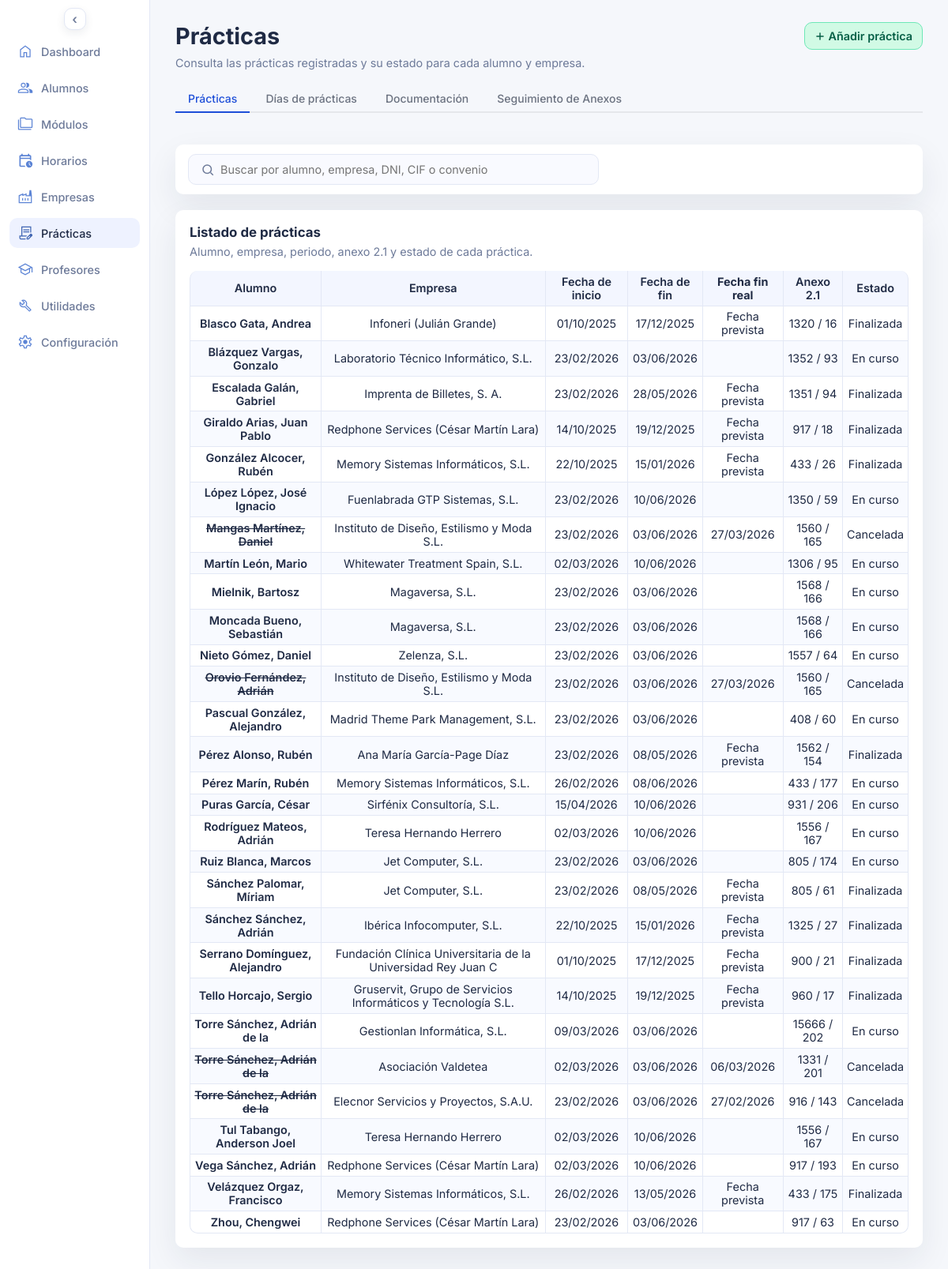
The page /practicas.php on the database as committed earlier.
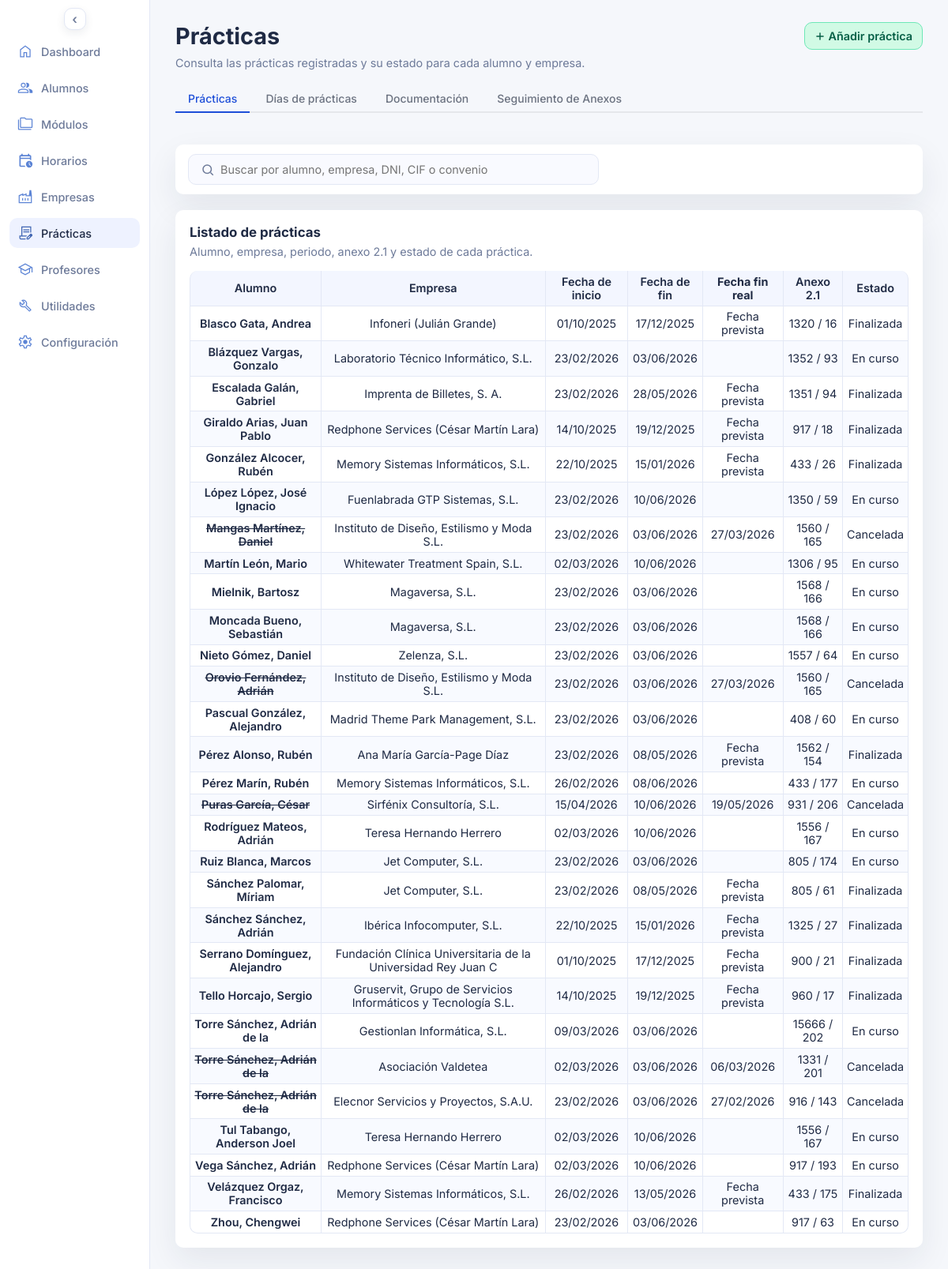
The same page on the database as committed later.
### tables this page shows
CREATE TABLE `practicas` (
  `id_practica` int UNSIGNED NOT NULL,
  `id_alumno` int UNSIGNED NOT NULL,
  `id_empresa` int UNSIGNED NOT NULL,
  `id_direccion` int UNSIGNED DEFAULT NULL,
  `id_empresa_tutor` int UNSIGNED DEFAULT NULL,
  `anexo` smallint UNSIGNED DEFAULT NULL,
  `fecha_inicio` date DEFAULT NULL,
  `fecha_fin` date DEFAULT NULL,
  `fecha_fin_real` date DEFAULT NULL,
  `motivo_exclusion` varchar(60) DEFAULT NULL,
  `id_practica_anterior` int UNSIGNED DEFAULT NULL,
  `dias_extra` tinyint UNSIGNED NOT NULL DEFAULT '0',
  `fecha_fin_extra` date DEFAULT NULL,
  `horas` smallint UNSIGNED NOT NULL DEFAULT '0',
  `circ_excep` tinyint(1) NOT NULL DEFAULT '0',
  `cancelada` tinyint(1) NOT NULL DEFAULT '0',
  `horas_hechas` smallint UNSIGNED NOT NULL DEFAULT '0',
  `mayor_edad` tinyint(1) NOT NULL DEFAULT '0',
  `instrucciones` text,
  `observaciones` text
);

CREATE TABLE `alumnos` (
  `id_alumno` int UNSIGNED NOT NULL,
  `nia` varchar(20) DEFAULT NULL,
  `dni` varchar(20) DEFAULT NULL,
  `seg_soc` varchar(20) DEFAULT NULL,
  `apellido1` varchar(60) NOT NULL,
  `apellido2` varchar(60) DEFAULT NULL,
  `nombre` varchar(60) NOT NULL,
  `fecha_nacimiento` date DEFAULT NULL,
  `horas_ffe_aprobadas` smallint UNSIGNED DEFAULT NULL,
  `id_provincia` int UNSIGNED DEFAULT NULL,
  `id_localidad` int UNSIGNED DEFAULT NULL,
  `cp` varchar(10) DEFAULT NULL,
  `repite_curso` tinyint(1) DEFAULT '0',
  `nombre_tutor1` varchar(60) DEFAULT NULL,
  `telefono_tutor1` varchar(20) DEFAULT NULL,
  `correo_tutor1` varchar(150) DEFAULT NULL,
  `nombre_tutor2` varchar(60) DEFAULT NULL,
  `telefono_tutor2` varchar(20) DEFAULT NULL,
  `correo_tutor2` varchar(150) DEFAULT NULL,
  `faltas_10_dia` date DEFAULT NULL,
  `faltas_10_cantidad` smallint UNSIGNED NOT NULL DEFAULT '0',
  `faltas_15_dia` date DEFAULT NULL,
  `faltas_15_cantidad` smallint UNSIGNED NOT NULL DEFAULT '0',
  `comentarios` text
);

CREATE TABLE `empresas` (
  `id_empresa` int UNSIGNED NOT NULL,
  `cif` varchar(20) DEFAULT NULL,
  `nombre` varchar(60) NOT NULL,
  `apellido1` varchar(60) DEFAULT NULL,
  `apellido2` varchar(60) DEFAULT NULL,
  `nombre_comercial` varchar(150) DEFAULT NULL,
  `convenio` smallint UNSIGNED DEFAULT NULL,
  `notas` text
);

### practicas.php (the view, shortened to what the changed rows need)
<?php
$allowed_orders = ['alumno', 'empresa', 'fecha_inicio', 'fecha_fin', 'anexo', 'estado'];
$order_param = (string) ($_GET['orden'] ?? 'alumno');
$current_order = in_array($order_param, $allowed_orders, true) ? $order_param : 'alumno';
function format_date(?string $value, string $fallback = 'No disponible'): string
{
  $date = DateTime::createFromFormat('Y-m-d', $value);
  if ($date !== false && $date->format('Y-m-d') === $value) {
    return $date->format('d/m/Y');
  }
  return $value;
}
function calculate_practice_status(array $practice): string
{
  if ((int) ($practice['cancelada'] ?? 0) === 1) {
    return 'Cancelada';
  }
  $fecha_inicio = $practice['fecha_inicio'] ?? null;
  $fecha_fin_efectiva = $practice['fecha_fin_extra'] ?? $practice['fecha_fin'] ?? null;
  $today = (new DateTimeImmutable('today'))->format('Y-m-d');
  if ($today <= $fecha_fin_efectiva) {
    return 'En curso';
  }
  return 'Finalizada';
}
function build_order_url(string $order): string
{
  $params = $_GET;
  $params['orden'] = $order;
  unset($params['ajax']);
  $query = http_build_query($params);
  return 'practicas.php' . ($query !== '' ? '?' . $query : '');
}
$filters = [];
$params = [];
$where_clause = $filters ? 'WHERE ' . implode(' AND ', $filters) : '';
$order_clause = match ($current_order) {
  'empresa' => 'ORDER BY e.nombre ASC, e.apellido1 ASC, e.apellido2 ASC, p.id_practica DESC',
  'fecha_inicio' => 'ORDER BY p.fecha_inicio ASC, p.id_practica DESC',
  'fecha_fin' => 'ORDER BY COALESCE(p.fecha_fin_extra, p.fecha_fin) ASC, p.id_practica DESC',
  'anexo' => 'ORDER BY CAST(p.anexo AS UNSIGNED) ASC, p.id_practica DESC',
  'estado' => "ORDER BY CASE
    WHEN p.cancelada = 1 THEN 1
    WHEN p.fecha_inicio IS NULL OR COALESCE(p.fecha_fin_extra, p.fecha_fin) IS NULL THEN 2
    WHEN CURDATE() < p.fecha_inicio THEN 3
    WHEN CURDATE() <= COALESCE(p.fecha_fin_extra, p.fecha_fin) THEN 4
    ELSE 5
  END ASC, p.id_practica DESC",
  default => 'ORDER BY a.apellido1 ASC, a.apellido2 ASC, a.nombre ASC, p.id_practica DESC',
};
$practices_stmt->execute($params);
$practices = $practices_stmt->fetchAll();
function render_practice_rows(array $practices): string
{
  $format_person_display_name = static function (?string $full_name): string {
    $parts = preg_split('/\s+/', trim((string) $full_name)) ?: [];
    $parts = array_values(array_filter($parts, static fn ($part) => $part !== ''));
    if ($parts === []) {
      return 'No disponible';
    }
    if (count($parts) === 1) {
      return $parts[0];
    }
    return $parts[0] . ' ' . $parts[1];
  };
  if (!$practices): ?>
    <tr>
      <td colspan="7">No hay prácticas para los filtros seleccionados.</td>
    </tr>
  <?php else: ?>
    <?php foreach ($practices as $practice): ?>
      <?php
        $alumno_apellido2 = trim((string) ($practice['alumno_apellido2'] ?? ''));
        $alumno_apellidos = trim(implode(' ', array_filter([
          $practice['alumno_apellido1'] ?? '',
          $alumno_apellido2,
        ], static fn ($value) => trim((string) $value) !== '')));
        $alumno_nombre = trim((string) ($practice['alumno_nombre'] ?? ''));
        $alumno = $alumno_apellidos !== '' || $alumno_nombre !== ''
          ? trim($alumno_apellidos . ', ' . $alumno_nombre, ' ,')
          : 'No disponible';
        $empresa_nombre_completo = trim(implode(' ', array_filter([
          $practice['empresa_nombre'] ?? '',
          $practice['empresa_apellido1'] ?? '',
          $practice['empresa_apellido2'] ?? '',
        ], static fn ($value) => trim((string) $value) !== '')));
        $empresa_nombre_comercial = trim((string) ($practice['empresa_nombre_comercial'] ?? ''));
        $empresa_nombre_apellido1 = trim(implode(' ', array_filter([
          $practice['empresa_nombre'] ?? '',
          $practice['empresa_apellido1'] ?? '',
        ], static fn ($value) => trim((string) $value) !== '')));
        $empresa = $empresa_nombre_completo !== '' ? $empresa_nombre_completo : 'No disponible';
        if ($empresa_nombre_comercial !== '' && $empresa_nombre_comercial !== $empresa_nombre_completo) {
          $empresa = $empresa_nombre_comercial;
          if ($empresa_nombre_apellido1 !== '') {
            $empresa .= ' (' . $empresa_nombre_apellido1 . ')';
          }
        }
        $empresa_cif = trim((string) ($practice['empresa_cif'] ?? ''));
        $empresa_cif = $empresa_cif !== '' ? $empresa_cif : 'No disponible';
        $empresa_contacto_nombre = $format_person_display_name($practice['empresa_contacto_nombre'] ?? null);
        $empresa_contacto_email = trim((string) ($practice['empresa_contacto_email'] ?? ''));
        $empresa_contacto_email = $empresa_contacto_email !== '' ? $empresa_contacto_email : 'No disponible';
        $empresa_contacto_telefono = trim((string) ($practice['empresa_contacto_telefono'] ?? ''));
        $empresa_contacto_telefono = $empresa_contacto_telefono !== '' ? $empresa_contacto_telefono : 'No disponible';
        $empresa_tutor_nombre = $format_person_display_name($practice['empresa_tutor_nombre'] ?? null);
        $empresa_tutor_email = trim((string) ($practice['empresa_tutor_email'] ?? ''));
        $empresa_tutor_email = $empresa_tutor_email !== '' ? $empresa_tutor_email : 'No disponible';
        $empresa_tutor_telefono = trim((string) ($practice['empresa_tutor_telefono'] ?? ''));
        $empresa_tutor_telefono = $empresa_tutor_telefono !== '' ? $empresa_tutor_telefono : 'No disponible';
        $fecha_inicio = format_date($practice['fecha_inicio'] ?? null);
        $fecha_fin = format_date($practice['fecha_fin'] ?? null);
        $convenio = $practice['convenio'] !== null && $practice['convenio'] !== ''
          ? (string) $practice['convenio']
          : 'No disponible';
        $anexo = $practice['anexo'] !== null && $practice['anexo'] !== ''
          ? (string) $practice['anexo']
          : 'No disponible';
        $anexo_21 = $convenio . ' / ' . $anexo;
        $estado = calculate_practice_status($practice);
        $fecha_fin_real_raw = $practice['fecha_fin_real'] ?? null;
        if ($estado === 'Finalizada') {
          $fecha_fin_real = ($fecha_fin_real_raw !== null && $fecha_fin_real_raw !== '')
            ? format_date($fecha_fin_real_raw)
            : 'Fecha prevista';
        } elseif ($estado === 'Cancelada') {
          $fecha_fin_real = format_date($fecha_fin_real_raw);
        } else {
          $fecha_fin_real = '';
        }
        $alumno_html = htmlspecialchars($alumno, ENT_QUOTES, 'UTF-8');
        if ((int) ($practice['cancelada'] ?? 0) === 1) {
          $alumno_html = '<s>' . $alumno_html . '</s>';
        }
      ?>
      <tr>
        <td>
          <a class="practice-link" href="practica_detalle.php?id_practica=<?php echo urlencode((string) $practice['id_practica']); ?>">
            <?php echo $alumno_html; ?>
          </a>
        </td>
        <td>
          <span
            class="empresa-name-trigger empresa-name-trigger--practicas"
            role="button"
            tabindex="0"
            aria-haspopup="dialog"
            aria-expanded="false"
            data-empresa-nombre="<?php echo htmlspecialchars($empresa, ENT_QUOTES, 'UTF-8'); ?>"
            data-empresa-cif="<?php echo htmlspecialchars($empresa_cif, ENT_QUOTES, 'UTF-8'); ?>"
            data-contacto-nombre="<?php echo htmlspecialchars($empresa_contacto_nombre, ENT_QUOTES, 'UTF-8'); ?>"
            data-contacto-email="<?php echo htmlspecialchars($empresa_contacto_email, ENT_QUOTES, 'UTF-8'); ?>"
            data-contacto-telefono="<?php echo htmlspecialchars($empresa_contacto_telefono, ENT_QUOTES, 'UTF-8'); ?>"
            data-tutor-nombre="<?php echo htmlspecialchars($empresa_tutor_nombre, ENT_QUOTES, 'UTF-8'); ?>"
            data-tutor-email="<?php echo htmlspecialchars($empresa_tutor_email, ENT_QUOTES, 'UTF-8'); ?>"
            data-tutor-telefono="<?php echo htmlspecialchars($empresa_tutor_telefono, ENT_QUOTES, 'UTF-8'); ?>"
          ><?php echo htmlspecialchars($empresa, ENT_QUOTES, 'UTF-8'); ?></span>
        </td>
        <td><?php echo htmlspecialchars($fecha_inicio, ENT_QUOTES, 'UTF-8'); ?></td>
        <td><?php echo htmlspecialchars($fecha_fin, ENT_QUOTES, 'UTF-8'); ?></td>
        <td><?php echo htmlspecialchars($fecha_fin_real, ENT_QUOTES, 'UTF-8'); ?></td>
        <td><?php echo htmlspecialchars($anexo_21, ENT_QUOTES, 'UTF-8'); ?></td>
        <td><?php echo htmlspecialchars($estado, ENT_QUOTES, 'UTF-8'); ?></td>
      </tr>
    <?php endforeach; ?>
  <?php endif;
  return ob_get_clean();
}
$rows_html = render_practice_rows($practices);
?>
<!DOCTYPE html>
<html lang="es">
<head>
  <link rel="stylesheet" href="assets/styles.css">
</head>
<body>
  <div class="page">
    <main class="content">
      <header class="header">
        <div>
          <h1>Prácticas</h1>
        </div>
      </header>
      <section class="panel">
        <div class="panel-grid">
          <table>
            <thead>
              <tr>
                <th><a class="practice-link" href="<?php echo htmlspecialchars(build_order_url('alumno'), ENT_QUOTES, 'UTF-8'); ?>">Alumno</a></th>
                <th><a class="practice-link" href="<?php echo htmlspecialchars(build_order_url('empresa'), ENT_QUOTES, 'UTF-8'); ?>">Empresa</a></th>
                <th><a class="practice-link" href="<?php echo htmlspecialchars(build_order_url('fecha_inicio'), ENT_QUOTES, 'UTF-8'); ?>">Fecha de inicio</a></th>
                <th><a class="practice-link" href="<?php echo htmlspecialchars(build_order_url('fecha_fin'), ENT_QUOTES, 'UTF-8'); ?>">Fecha de fin</a></th>
                <th>Fecha fin real</th>
                <th><a class="practice-link" href="<?php echo htmlspecialchars(build_order_url('anexo'), ENT_QUOTES, 'UTF-8'); ?>">Anexo 2.1</a></th>
                <th><a class="practice-link" href="<?php echo htmlspecialchars(build_order_url('estado'), ENT_QUOTES, 'UTF-8'); ?>">Estado</a></th>
              </tr>
            </thead>
            <tbody>
              <?php echo $rows_html; ?>
            </tbody>
          </table>
        </div>
      </section>
    </main>
  </div>
</body>
</html>

Rows that differ between the two databases and show on the page:
changed practicas "Puras García, César": fecha_fin_real (not shown) → "19/05/2026"; cancelada "En curso" → "Cancelada"
